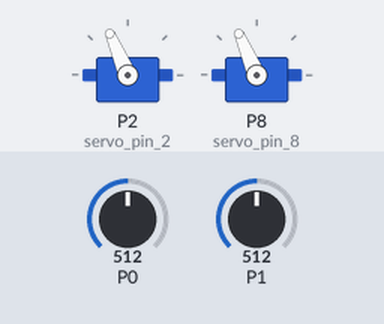
A program run on a simulated BBC micro:bit running MicroPython. Shown: 2 × servo. The inputs (shaded band) are chosen by the test bench; at power-on: P0 = 512, P1 = 512 (analog values on the 0–1023 scale). Servo angles are drawn from the pulse width (0.5 ms = 0°, 2.5 ms = 180°).

Above: at 1.2 s.
1.3 s: P0 set to 716
At 1.7 s:
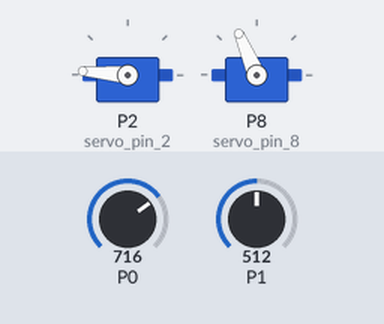
2.8 s: P1 set to 716
At 3.3 s:
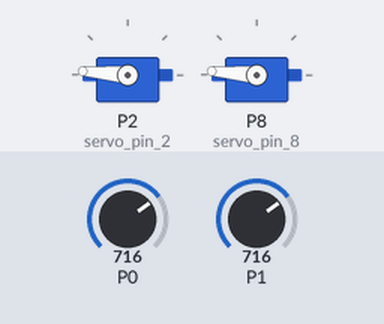
4.3 s: P0 set to 511
At 4.9 s:
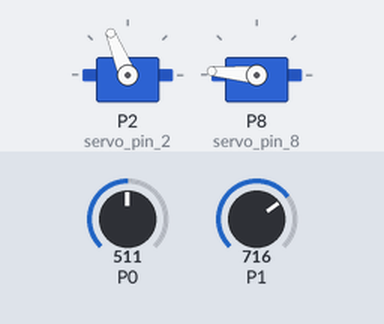
5.8 s: P1 set to 306
At 7.0 s:
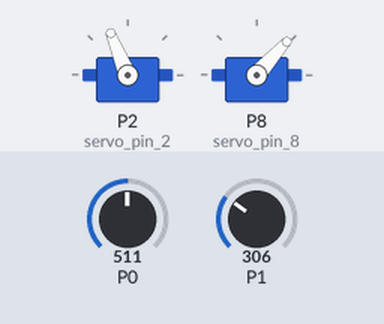
7.3 s: P1 set to 170
At 8.5 s:
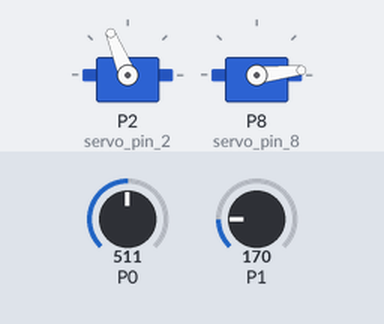
8.8 s: P0 set to 306
At 9.1 s:
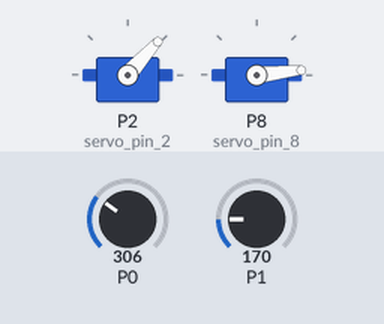
Timing chart, 0 to 11.3 s (numbered marks = the images above; inputs shaded):
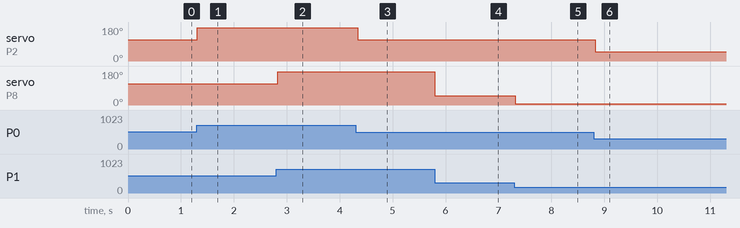

Measured:
- after the input at 1.3 s, servo on P2 (servo_pin_2): 113° → 175° at once
- after the input at 2.8 s, servo on P8 (servo_pin_8): 113° → 175° at once
- after the input at 4.3 s, servo on P2 (servo_pin_2): 175° → 112° at once
- after the input at 5.8 s, servo on P8 (servo_pin_8): 175° → 48° at once
- after the input at 7.3 s, servo on P8 (servo_pin_8): 48° → 6° at once
- after the input at 8.8 s, servo on P2 (servo_pin_2): 112° → 48° at once

The program:

control_servos_joystick.py
```python
from microbit import *

# Función para mapear el valor del joystick a ángulo del servo
def map_value(value, from_low, from_high, to_low, to_high):
    return (value - from_low) * (to_high - to_low) // (from_high - from_low) + to_low

# Inicializar servos en pines 2 y 8
servo_pin_2 = pin2
servo_pin_8 = pin8

# Señales cada 20 milisegundos
servo_pin_2.set_analog_period(20)
servo_pin_8.set_analog_period(20)

MAX_JOYSTICK = 1023
MAX_SERVO = 180
while True:
    # Leer valores del joystick
    x = pin0.read_analog()
    y = pin1.read_analog()

    # Mapear valores del joystick (de 0 a 1023) a ángulos del servo (de 0 a 180)
    angle_x = map_value(x, 0, MAX_JOYSTICK, 0, MAX_SERVO)
    angle_y = map_value(y, 0, MAX_JOYSTICK, 0, MAX_SERVO)

    # Mover servos a los ángulos correspondientes
    servo_pin_2.write_analog(angle_x)
    servo_pin_8.write_analog(angle_y)

    # Pausar para evitar sobrecarga
    sleep(50)
```
